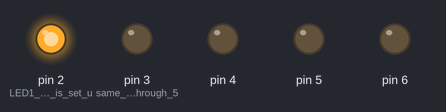
This sketch was run on a simulated Arduino Uno, built with avr-gcc and run on an emulated ATmega328P. Parts: output pins drawn as LEDs (lit = HIGH).

Above: at 0.05 s.
At 0.55 s:
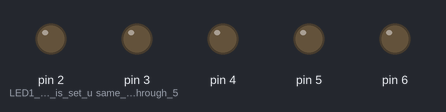
At 1.05 s:
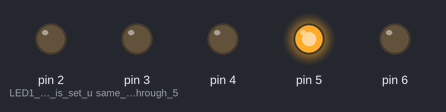
At 2.05 s:
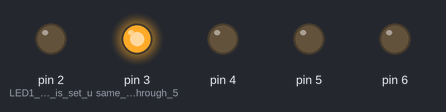
At 2.65 s:
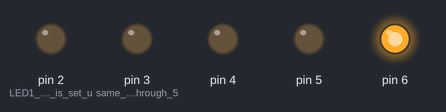
At 4.05 s:
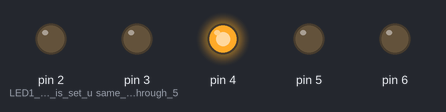
Timing chart, 0 to 4.3 s (numbered marks = the images above):
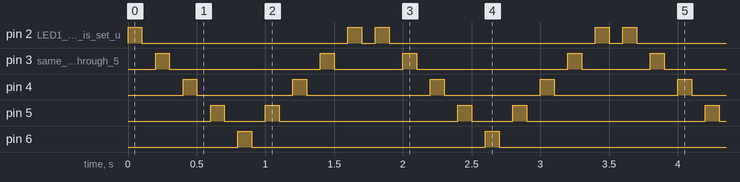

Measured:
- by itself, pin 2 (LED1_control_pin_is_set_u): repeats every 1.8 s: LOW 1.5 s, HIGH 0.10 s, LOW 0.10 s, HIGH 0.10 s
- by itself, pin 3 (same_for_LED2_through_5): repeats every 1.8 s: LOW 1.1 s, HIGH 0.10 s, LOW 0.50 s, HIGH 0.10 s
- by itself, pin 4: repeats every 1.8 s: LOW 0.70 s, HIGH 0.10 s, LOW 0.90 s, HIGH 0.10 s
- by itself, pin 5: repeats every 1.8 s: LOW 0.30 s, HIGH 0.10 s, LOW 1.3 s, HIGH 0.10 s
- by itself, pin 6: alternates HIGH for 0.10 s and LOW for 1.7 s

The sketch:

LEDWave1.ino
```cpp
/* Project 2 - Repeating with for Loops
by Jennifer Zavala 1-14-26*/

int d = 100;

void setup()
{
  pinMode(2, OUTPUT);  //LED1 control pin is set up as an output
  pinMode(3, OUTPUT); //same for LED2 through 5
  pinMode(4, OUTPUT);
  pinMode(5, OUTPUT);
  pinMode(6, OUTPUT);

}

void loop()
{
  for(int a = 2; a<7; a++)
  {
    digitalWrite(a, HIGH);
    delay(d);
    digitalWrite(a, LOW);
    delay(d);
  }
  for(int a=5; a>1; a--)
  {
    digitalWrite(a,HIGH);
    delay(d);
    digitalWrite(a,LOW);
    delay(d);
  }
}
```
